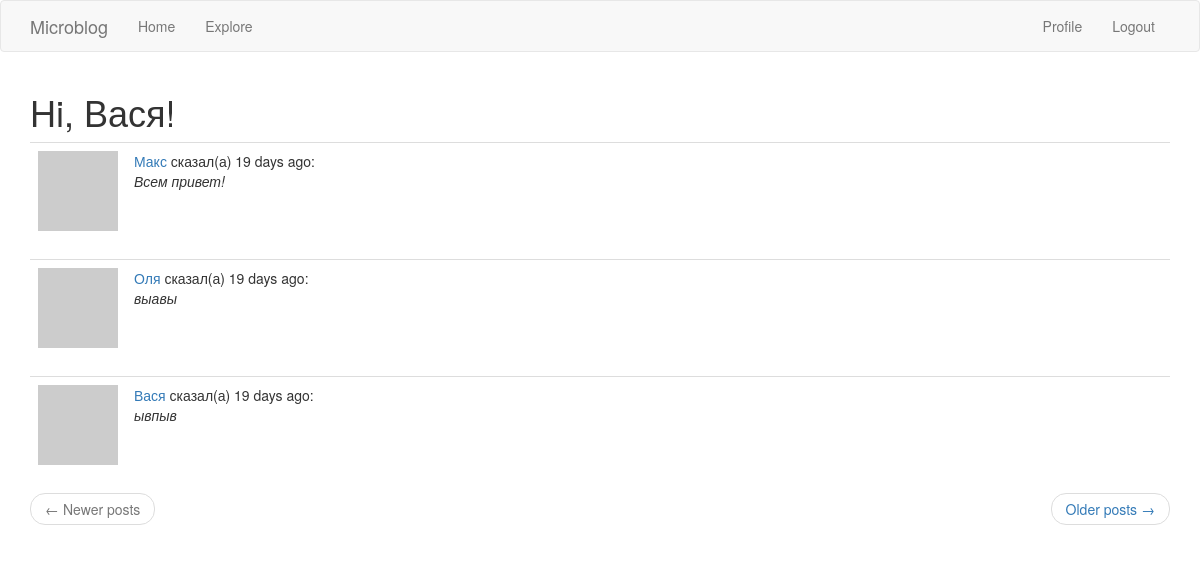
The app's page /explore (signed in), older data.
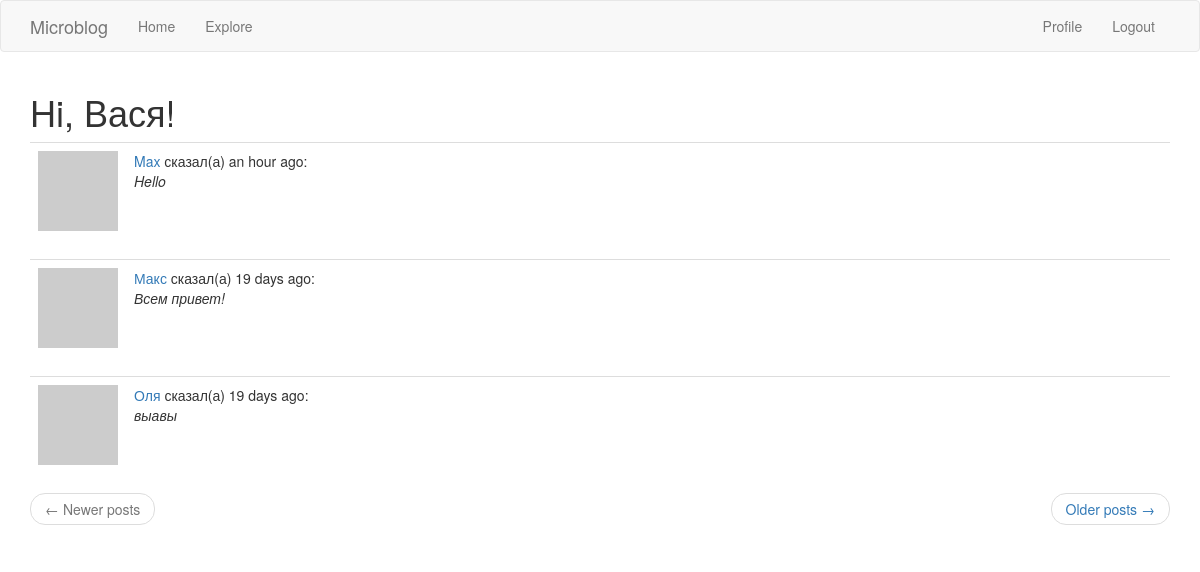
The same page, newer data.
### app/models.py (models this page shows, shortened)
class Post(db.Model):
    id = db.Column(db.Integer, primary_key=True)
    body = db.Column(db.String(140))
    timestamp = db.Column(db.DateTime, index=True, default=datetime.utcnow)
    user_id = db.Column(db.Integer, db.ForeignKey('user.id'))

class User(UserMixin, db.Model):
    id = db.Column(db.Integer, primary_key=True)
    username = db.Column(db.String(64), index=True, unique=True)
    email = db.Column(db.String(120), index=True, unique=True)
    password_hash = db.Column(db.String(128))
    posts = db.relationship('Post', backref='author', lazy='dynamic')
    about_me = db.Column(db.String(256))
    last_seen = db.Column(db.DateTime, default=datetime.utcnow)
    followed = db.relationship(
        'User', secondary=followers,
        primaryjoin=(followers.c.follower_id == id),
        secondaryjoin=(followers.c.followed_id == id),
        backref=db.backref('followers', lazy='dynamic'),
        lazy='dynamic'
    )
    def avatar(self, size):
        digest = md5(self.email.lower().encode('utf-8')).hexdigest()
        return 'https://www.gravatar.com/avatar/{0}?d=identicon&s={1}'.format(digest, size)

### app/main/routes.py (the view)
@bp.route('/explore')
@login_required
def explore():
    page = request.args.get('page', 1, type=int)
    posts = Post.query.order_by(Post.timestamp.desc()).paginate(
        page, current_app.config['POSTS_PER_PAGE'], False
    )
    next_url = url_for('main.explore', page=posts.next_num) if posts.has_next else None
    prev_url = url_for('main.explore', page=posts.prev_num) if posts.has_prev else None
    return render_template('index.html', title='Explore', form=None,
                           posts=posts.items, next_url=next_url, prev_url=prev_url)

### app/main/routes.py (called while the page is built)
@bp.before_request
def before_request():
    if current_user.is_authenticated:
        current_user.last_seen = datetime.utcnow()
        db.session.commit()

### app/models.py (called while the page is built)
@login.user_loader
def load_user(id):
    return User.query.get(int(id))

### app/templates/index.html (shortened to what this page needs)
{% extends "base.html" %}
{% import 'bootstrap/wtf.html' as wtf %}
{% block app_content %}
    <h1>Hi, {{ current_user.username }}!</h1>
    {% for post in posts %}
        {% include '_post.html' %}
    {% endfor %}
    <nav aria-label="...">
        <ul class="pager">
            <li class="previous{% if not prev_url %} disabled{% endif %}">
                <a href="{{ prev_url or '#' }}">
                    <span aria-hidden="true">&larr;</span> Newer posts
                </a>
            </li>
            <li class="next{% if not next_url %} disabled{% endif %}">
                <a href="{{ next_url or '#' }}">
                    Older posts <span aria-hidden="true">&rarr;</span>
                </a>
            </li>
        </ul>
    </nav>
{% endblock %}

### app/templates/_post.html
<table class="table table-hover">
    <tr>
        <td width="64px">
            <a href="{{ url_for('main.user', username=post.author.username) }}">
                <img src="{{ post.author.avatar(64) }}" />
            </a>
        </td>
        <td>
            <a href="{{ url_for('main.user', username=post.author.username) }}">
                {{ post.author.username }}
            </a>
            сказал(а) {{ moment(post.timestamp).fromNow() }}:
            <br>
            <i>{{ post.body }}</i>
        </td>
    </tr>
</table>

Row changes from the older to the newer data that the page shows:
no longer on this page (row unchanged): Post: author.username "Вася", timestamp "19 days ago", body "ывпыв"
added Post: author.username "Max", timestamp "an hour ago", body "Hello"
